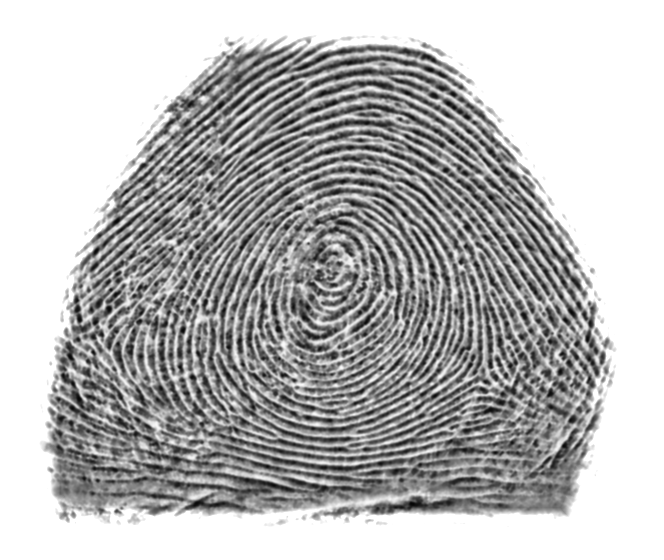
#> input picture data/DS1_sample/1/SIRE-1_1_1_HT1.bmp, 664 x 560 px
$ python -i enhancement.py   (imports and definitions only)
#> lines starting #> are read from the running program, lines starting #| are printed output that depends on the picture
#> further down, picture is the input picture: shape (560, 664, 3); min 5, max 255, mean 184.5
import cv2
import numpy as np

def estimate_illumination(image, kernel_size=31):
    """
    Estimates the illumination component (L) using a low-pass filter (Gaussian).
    The kernel size should be roughly the scale of the lighting variation.
    """
#> called with kernel_size = 31
    # Large Gaussian Blur acts as an estimation of the smooth illumination
    illumination = cv2.GaussianBlur(image, (kernel_size, kernel_size), 0)
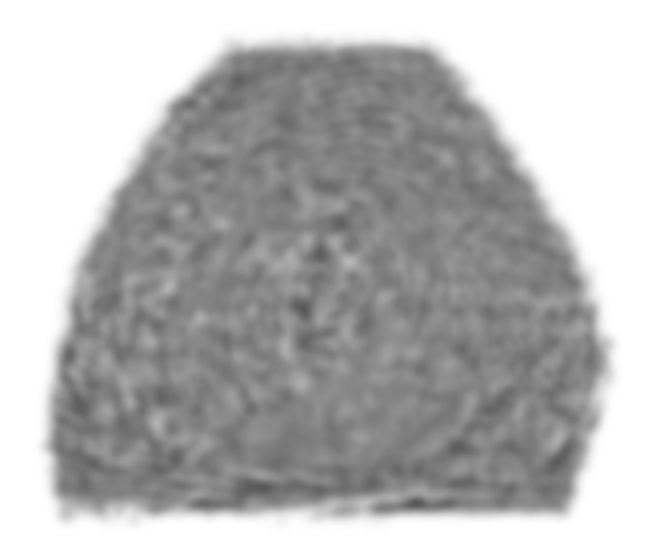
#> illumination: shape (560, 664, 3); min 86, max 255, mean 184.5
    return illumination

def intrinsic_decomposition(image):
    """
    Decomposes Image (I) into Reflectance (R) and Illumination (L).
    I = R * L  =>  R = I / L
    """
    # Convert to float for division
    I = image.astype(np.float32) + 1.0 # Add 1 to avoid div by zero

    # 1. Estimate Illumination
    L = estimate_illumination(image)
    L = L.astype(np.float32) + 1.0
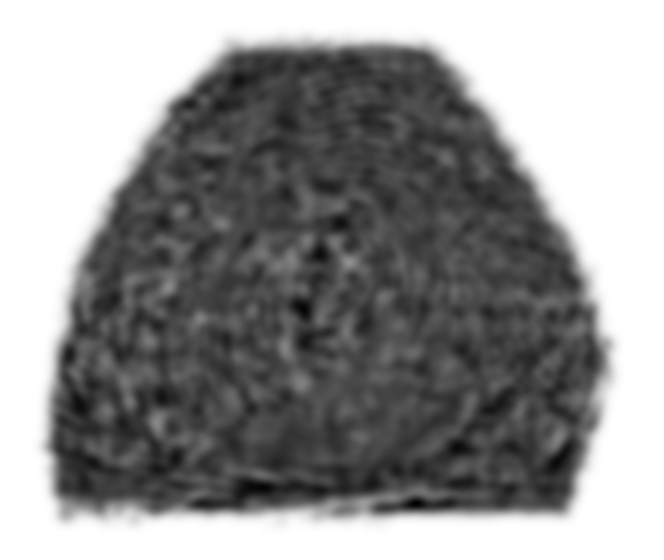
#> L: shape (560, 664, 3) float32; min 87, max 256, mean 185.5; drawn with min black and max white

    # 2. Recover Reflectance (R)
    # R = I / L
    R = np.divide(I, L)
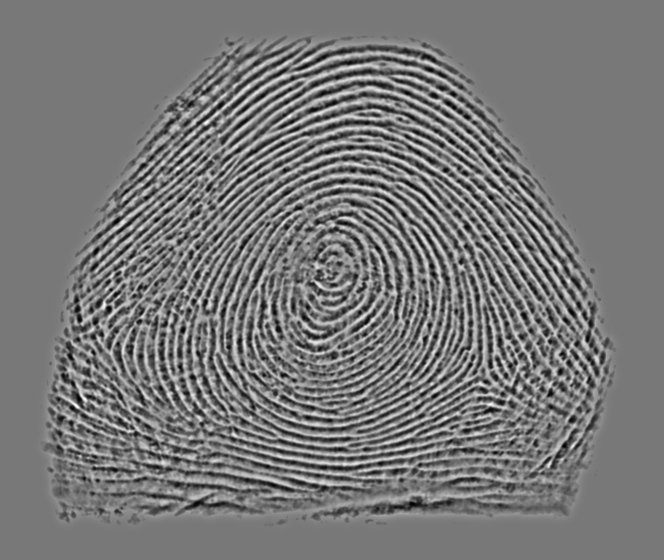
#> R: shape (560, 664, 3) float32; min 0.0526, max 2.06, mean 0.995; drawn with min black and max white

    # Normalize R back to 0-255
    R = cv2.normalize(R, None, 0, 255, cv2.NORM_MINMAX)
    return R.astype(np.uint8)

def guided_filtering(image, radius=8, eps=100):
    """
    Applies Guided Filtering to smooth noise while preserving edges.
    """
#> called with radius = 8, eps = 100
    # In this context, the image guides itself
    # OpenCV requires contrib modules or ximgproc for guidedFilter in some versions,
    # but the standard cv2.ximgproc usually contains it.
    try:
        from cv2.ximgproc import guidedFilter
        enhanced = guidedFilter(guide=image, src=image, radius=radius, eps=eps)
    except ImportError:
        # Fallback if ximgproc is not installed: Bilateral Filter (similar edge-preserving property)
        print("Warning: cv2.ximgproc not found. Using Bilateral Filter as fallback.")
        enhanced = cv2.bilateralFilter(image, d=radius, sigmaColor=eps, sigmaSpace=radius)

    return enhanced

def enhance_fingerprint(image):
    """
    Full Enhancement Pipeline:
    1. Intrinsic Decomposition (Get Reflectance)
    2. Guided Filtering (Denoise Reflectance)
    """
    # Step 1: Intrinsic Decomposition
    reflectance = intrinsic_decomposition(image)

    # Step 2: Guided Filtering
    # The assignment says "Apply guided filtering to the reflectance image" [cite: 30]
    enhanced = guided_filtering(reflectance)

    # Optional: Adaptive Histogram Equalization (CLAHE) to boost local contrast further
    clahe = cv2.createCLAHE(clipLimit=2.0, tileGridSize=(8,8))
#> (the run stopped early here; a loop or call above may not have finished)

$ run again, on data/DS1_sample/1/SIRE-1_1_1_HT2.bmp
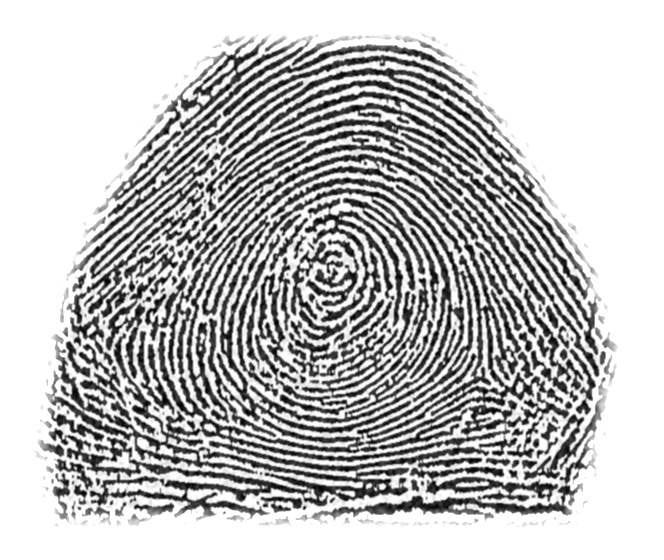
#> input picture data/DS1_sample/1/SIRE-1_1_1_HT2.bmp, 664 x 560 px
#> picture is the input picture: shape (560, 664, 3); min 0, max 255, mean 191.1
#> in estimate_illumination, `illumination = cv2.GaussianBlur(image, (kernel_size, kernel_size), 0)`:
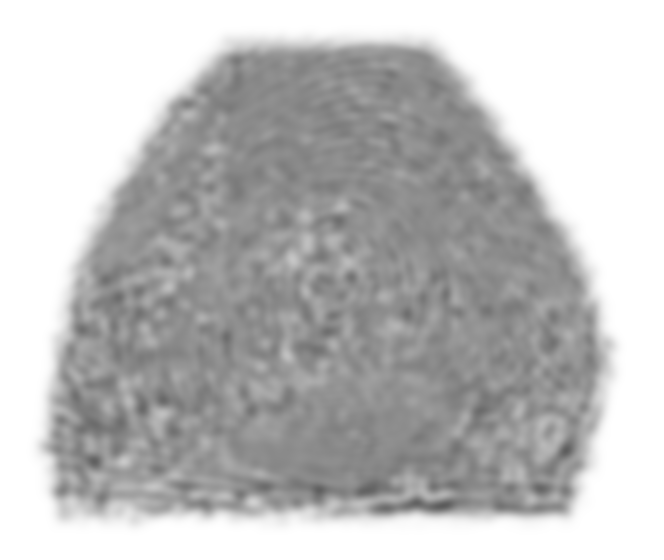
#> illumination: shape (560, 664, 3); min 91, max 255, mean 191.1
#> in intrinsic_decomposition, `R = np.divide(I, L)`:
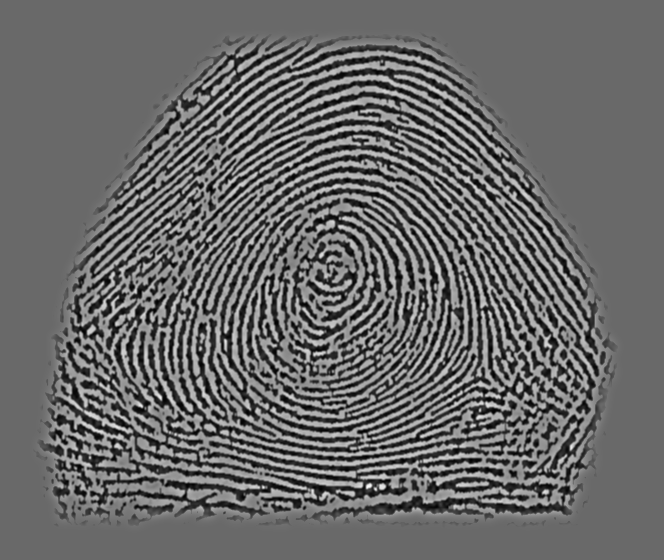
#> R: shape (560, 664, 3) float32; min 0.00741, max 2.42, mean 0.994; drawn with min black and max white

$ run again, on data/DS1_sample/1/SIRE-1_1_1_HT4.bmp
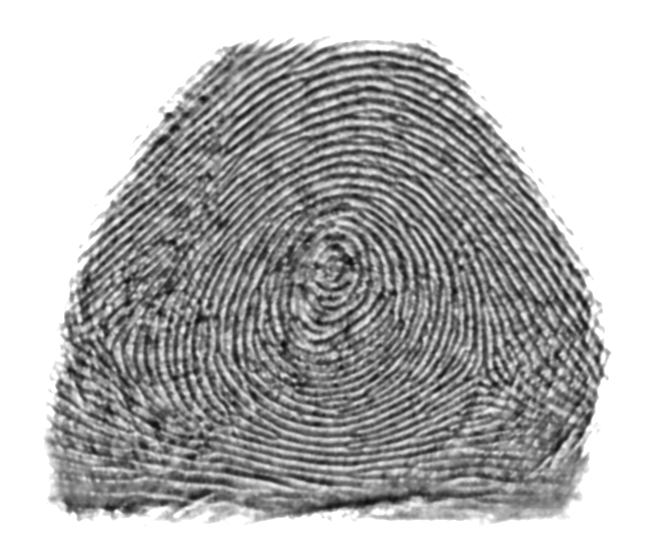
#> input picture data/DS1_sample/1/SIRE-1_1_1_HT4.bmp, 664 x 560 px
#> picture is the input picture: shape (560, 664, 3); min 8, max 255, mean 182.5
#> in intrinsic_decomposition, `L = L.astype(np.float32) + 1.0`:
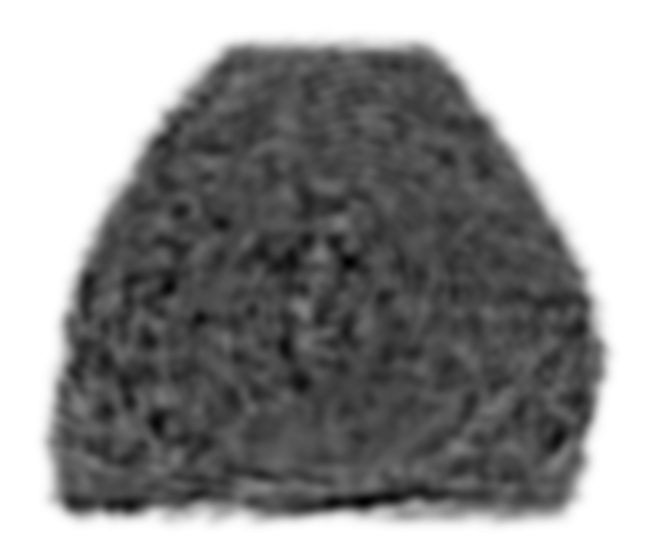
#> L: shape (560, 664, 3) float32; min 77, max 256, mean 183.5; drawn with min black and max white
#> in intrinsic_decomposition, `R = np.divide(I, L)`:
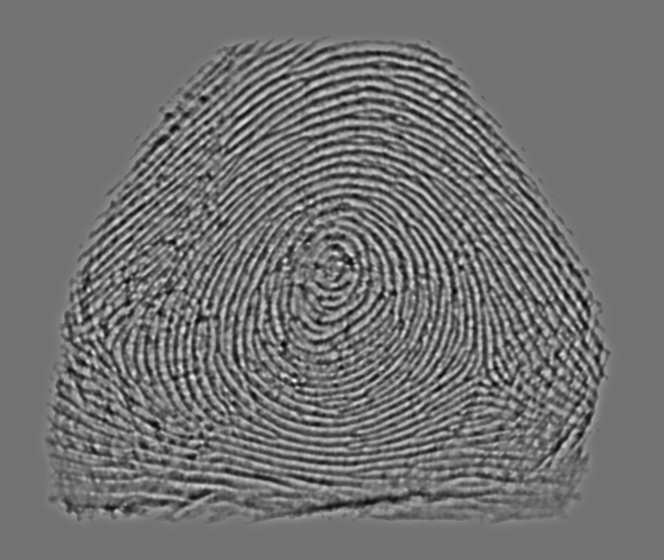
#> R: shape (560, 664, 3) float32; min 0.101, max 2.1, mean 0.995; drawn with min black and max white

$ run again, on data/DS1_sample/1/SIRE-1_1_1_HT6.bmp
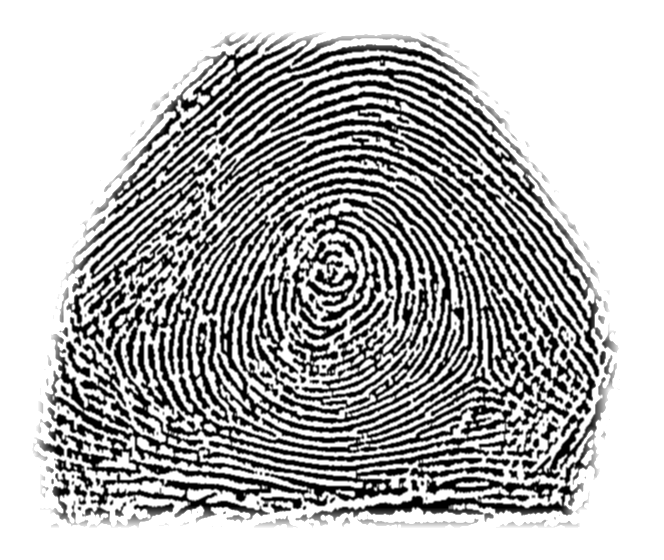
#> input picture data/DS1_sample/1/SIRE-1_1_1_HT6.bmp, 664 x 560 px
#> picture is the input picture: shape (560, 664, 3); min 0, max 255, mean 182.6
#> in intrinsic_decomposition, `L = L.astype(np.float32) + 1.0`:
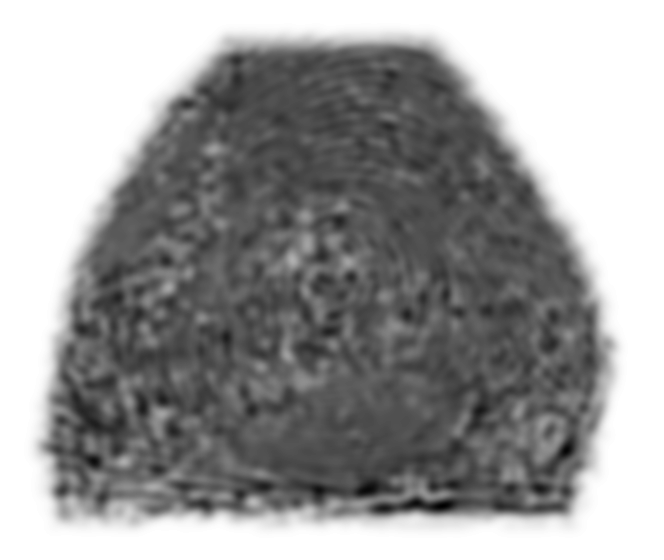
#> L: shape (560, 664, 3) float32; min 68, max 256, mean 183.6; drawn with min black and max white
#> in intrinsic_decomposition, `R = np.divide(I, L)`:
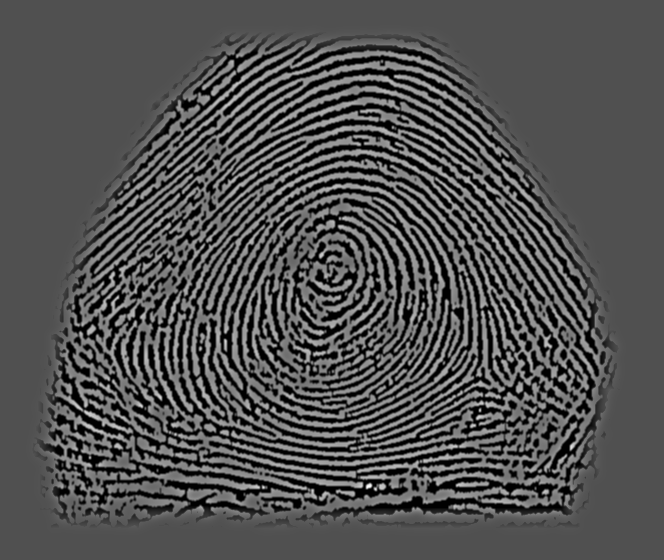
#> R: shape (560, 664, 3) float32; min 0.00495, max 3.16, mean 0.99; drawn with min black and max white
